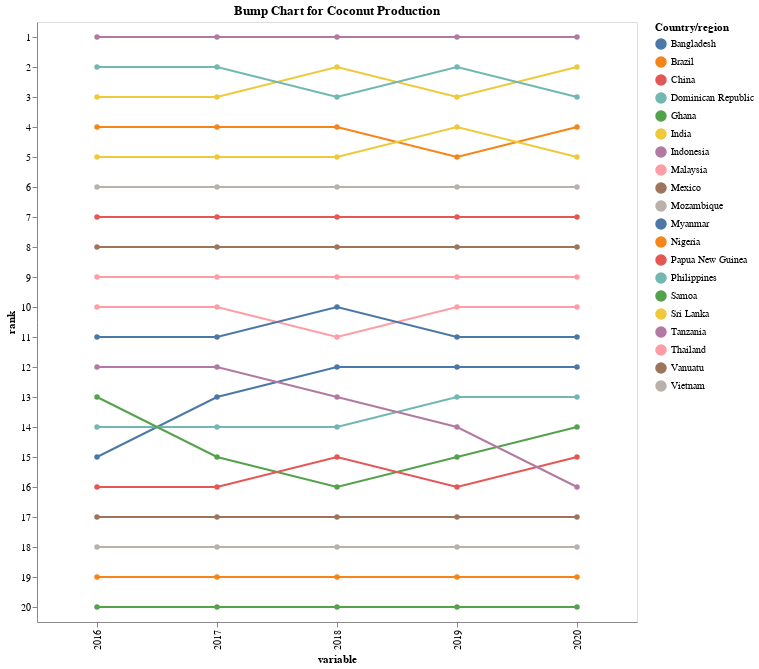

The cell this chart's notebook holds for it:
### Code cell
alt.Chart(df_long).mark_line(point = True, strokeWidth= 2,interpolate="linear").encode(
    x = "variable",
     y = "rank:O",
    color=alt.Color("Country/region:N")
).transform_window(
    rank="rank()",
    sort=[alt.SortField("value", order="descending")],
    groupby=["variable"]
).properties(
    title="Bump Chart for Coconut Production",
    width=600,
    height=600,
    
)

### Figure 1 — Vega-Lite specification as saved in the notebook (floating-point values rounded to 4 significant figures)
{"config": {"view": {"continuousWidth": 400, "continuousHeight": 300}}, "data": {"name": "data-f7965be4b1c1d943458c5a94b30a9508"}, "mark": {"type": "line", "interpolate": "linear", "point": true, "strokeWidth": 2}, "encoding": {"color": {"field": "Country/region", "type": "nominal"}, "x": {"field": "variable", "type": "nominal"}, "y": {"field": "rank", "type": "ordinal"}}, "height": 600, "title": "Bump Chart for Coconut Production", "transform": [{"window": [{"op": "rank", "field": "", "as": "rank"}], "groupby": ["variable"], "sort": [{"field": "value", "order": "descending"}]}], "width": 600, "$schema": "https://vega.github.io/schema/vega-lite/v4.17.0.json", "datasets": {"data-f7965be4b1c1d943458c5a94b30a9508": [{"Country/region": "Indonesia", "variable": "2020", "value": 16824848}, {"Country/region": "India", "variable": "2020", "value": 14695000}, {"Country/region": "Philippines", "variable": "2020", "value": 14490923}, {"Country/region": "Brazil", "variable": "2020", "value": 2458839}, {"Country/region": "Sri Lanka", "variable": "2020", "value": 2233600}, {"Country/region": "Vietnam", "variable": "2020", "value": 1719415}, {"Country/region": "Papua New Guinea", "variable": "2020", "value": 1217293}, {"Country/region": "Mexico", "variable": "2020", "value": 895291}, {"Country/region": "Thailand", "variable": "2020", "value": 827424}, {"Country/region": "Malaysia", "variable": "2020", "value": 560984}, {"Country/region": "Myanmar", "variable": "2020", "value": 541415}, {"Country/region": "Bangladesh", "variable": "2020", "value": 431596}, {"Country/region": "Dominican Republic", "variable": "2020", "value": 429546}, {"Country/region": "Ghana", "variable": "2020", "value": 412459}, {"Country/region": "China", "variable": "2020", "value": 400417}, {"Country/region": "Tanzania", "variable": "2020", "value": 382162}, {"Country/region": "Vanuatu", "variable": "2020", "value": 270372}, {"Country/region": "Mozambique", "variable": "2020", "value": 251122}, {"Country/region": "Nigeria", "variable": "2020", "value": 225574}, {"Country/region": "Samoa", "variable": "2020", "value": 182672}, {"Country/region": "Indonesia", "variable": "2019", "value": 17074536}, {"Country/region": "India", "variable": "2019", "value": 14682000}, {"Country/region": "Philippines", "variable": "2019", "value": 14765057}, {"Country/region": "Brazil", "variable": "2019", "value": 2348663}, {"Country/region": "Sri Lanka", "variable": "2019", "value": 2468800}, {"Country/region": "Vietnam", "variable": "2019", "value": 1677044}, {"Country/region": "Papua New Guinea", "variable": "2019", "value": 1205510}, {"Country/region": "Mexico", "variable": "2019", "value": 908302}, {"Country/region": "Thailand", "variable": "2019", "value": 866416}, {"Country/region": "Malaysia", "variable": "2019", "value": 536606}, {"Country/region": "Myanmar", "variable": "2019", "value": 530540}, {"Country/region": "Bangladesh", "variable": "2019", "value": 431596}, {"Country/region": "Dominican Republic", "variable": "2019", "value": 421559}, {"Country/region": "Ghana", "variable": "2019", "value": 404156}, {"Country/region": "China", "variable": "2019", "value": 395975}, {"Country/region": "Tanzania", "variable": "2019", "value": 419916}, {"Country/region": "Vanuatu", "variable": "2019", "value": 296944}, {"Country/region": "Mozambique", "variable": "2019", "value": 251508}, {"Country/region": "Nigeria", "variable": "2019", "value": 228645}, {"Country/region": "Samoa", "variable": "2019", "value": 181148}, {"Country/region": "Indonesia", "variable": "2018", "value": 17100000}, {"Country/region": "India", "variable": "2018", "value": 16413000}, {"Country/region": "Philippines", "variable": "2018", "value": 14726165}, {"Country/region": "Brazil", "variable": "2018", "value": 2345400}, {"Country/region": "Sri Lanka", "variable": "2018", "value": 2098400}, {"Country/region": "Vietnam", "variable": "2018", "value": 1571709}, {"Country/region": "Papua New Guinea", "variable": "2018", "value": 1186400}, {"Country/region": "Mexico", "variable": "2018", "value": 926400}, {"Country/region": "Thailand", "variable": "2018", "value": 858235}, {"Country/region": "Malaysia", "variable": "2018", "value": 495531}, {"Country/region": "Myanmar", "variable": "2018", "value": 511790}, {"Country/region": "Bangladesh", "variable": "2018", "value": 466975}, {"Country/region": "Dominican Republic", "variable": "2018", "value": 404482}, {"Country/region": "Ghana", "variable": "2018", "value": 395000}, {"Country/region": "China", "variable": "2018", "value": 403000}, {"Country/region": "Tanzania", "variable": "2018", "value": 436800}, {"Country/region": "Vanuatu", "variable": "2018", "value": 300000}, {"Country/region": "Mozambique", "variable": "2018", "value": 251634}, {"Country/region": "Nigeria", "variable": "2018", "value": 228000}, {"Country/region": "Samoa", "variable": "2018", "value": 180863}, {"Country/region": "Indonesia", "variable": "2017", "value": 17200000}, {"Country/region": "India", "variable": "2017", "value": 11166772}, {"Country/region": "Philippines", "variable": "2017", "value": 14049131}, {"Country/region": "Brazil", "variable": "2017", "value": 2210139}, {"Country/region": "Sri Lanka", "variable": "2017", "value": 1960000}, {"Country/region": "Vietnam", "variable": "2017", "value": 1499228}, {"Country/region": "Papua New Guinea", "variable": "2017", "value": 1186400}, {"Country/region": "Mexico", "variable": "2017", "value": 927200}, {"Country/region": "Thailand", "variable": "2017", "value": 761914}, {"Country/region": "Malaysia", "variable": "2017", "value": 517589}, {"Country/region": "Myanmar", "variable": "2017", "value": 489691}, {"Country/region": "Bangladesh", "variable": "2017", "value": 408635}, {"Country/region": "Dominican Republic", "variable": "2017", "value": 390939}, {"Country/region": "Ghana", "variable": "2017", "value": 384000}, {"Country/region": "China", "variable": "2017", "value": 327000}, {"Country/region": "Tanzania", "variable": "2017", "value": 444800}, {"Country/region": "Vanuatu", "variable": "2017", "value": 300000}, {"Country/region": "Mozambique", "variable": "2017", "value": 250223}, {"Country/region": "Nigeria", "variable": "2017", "value": 231200}, {"Country/region": "Samoa", "variable": "2017", "value": 176193}, {"Country/region": "Indonesia", "variable": "2016", "value": 17400000}, {"Country/region": "India", "variable": "2016", "value": 11344306}, {"Country/region": "Philippines", "variable": "2016", "value": 13825080}, {"Country/region": "Brazil", "variable": "2016", "value": 2634396}, {"Country/region": "Sri Lanka", "variable": "2016", "value": 2408800}, {"Country/region": "Vietnam", "variable": "2016", "value": 1469960}, {"Country/region": "Papua New Guinea", "variable": "2016", "value": 1186400}, {"Country/region": "Mexico", "variable": "2016", "value": 925600}, {"Country/region": "Thailand", "variable": "2016", "value": 904094}, {"Country/region": "Malaysia", "variable": "2016", "value": 504773}, {"Country/region": "Myanmar", "variable": "2016", "value": 490276}, {"Country/region": "Bangladesh", "variable": "2016", "value": 374269}, {"Country/region": "Dominican Republic", "variable": "2016", "value": 374474}, {"Country/region": "Ghana", "variable": "2016", "value": 380380}, {"Country/region": "China", "variable": "2016", "value": 371250}, {"Country/region": "Tanzania", "variable": "2016", "value": 444800}, {"Country/region": "Vanuatu", "variable": "2016", "value": 300000}, {"Country/region": "Mozambique", "variable": "2016", "value": 252667}, {"Country/region": "Nigeria", "variable": "2016", "value": 227200}, {"Country/region": "Samoa", "variable": "2016", "value": 173550}]}}
